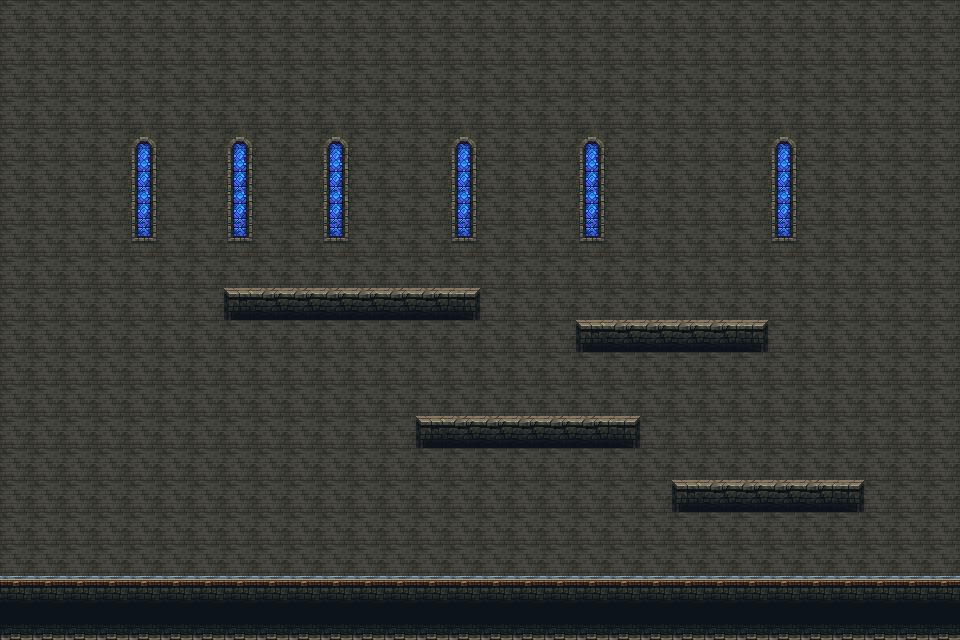

A 2D game scene composited from a Tiled map and its tileset images. What follows is a short description and the map's XML, with every tile layer's data as written:
An orthogonal 30x20 tile map with 32x32 px tiles, 1 tile layer (Tile Layer 1) and 5 objects.

<map version="1.10" tiledversion="1.11.0" orientation="orthogonal" renderorder="right-down" width="30" height="20" tilewidth="32" tileheight="32" infinite="0" nextlayerid="3" nextobjectid="7">
 <tileset firstgid="1" source="iglesia.tsx" />
 <layer id="1" name="Tile Layer 1" width="30" height="20">
  <data encoding="csv">
74,74,74,74,74,74,74,74,74,74,74,74,74,74,74,74,74,74,74,74,74,74,74,74,74,74,74,74,74,74,
74,74,74,74,74,74,74,74,74,74,74,74,74,74,74,74,74,74,74,74,74,74,74,74,74,74,74,74,74,74,
74,74,74,74,74,74,74,74,74,74,74,74,74,74,74,74,74,74,74,74,74,74,74,74,74,74,74,74,74,74,
74,74,74,74,74,74,74,74,74,74,74,74,74,74,74,74,74,74,74,74,74,74,74,74,74,74,74,74,74,74,
74,74,74,74,31,74,74,31,74,74,31,74,74,74,31,74,74,74,31,74,74,74,74,74,31,74,74,74,74,74,
74,74,74,74,208,74,74,208,74,74,208,74,74,74,208,74,74,74,208,74,74,74,74,74,208,74,74,74,74,74,
74,74,74,74,208,74,74,208,74,74,208,74,74,74,208,74,74,74,208,74,74,74,74,74,208,74,74,74,74,74,
74,74,74,74,213,74,74,213,74,74,213,74,74,74,213,74,74,74,213,74,74,74,74,74,213,74,74,74,74,74,
74,74,74,74,74,74,74,74,74,74,74,74,74,74,74,74,74,74,74,74,74,74,74,74,74,74,74,74,74,74,
74,74,74,74,74,74,74,4,11,11,11,11,11,11,224,74,74,74,74,74,74,74,74,74,74,74,74,74,74,74,
74,74,74,74,74,74,74,74,74,74,74,74,74,74,74,74,74,74,4,11,11,11,11,224,74,74,74,74,74,74,
74,74,74,74,74,74,74,74,74,74,74,74,74,74,74,74,74,74,74,74,74,74,74,74,74,74,74,74,74,74,
74,74,74,74,74,74,74,74,74,74,74,74,74,74,74,74,74,74,74,74,74,74,74,74,74,74,74,74,74,74,
74,74,74,74,74,74,74,74,74,74,74,74,74,4,11,11,11,11,11,224,74,74,74,74,74,74,74,74,74,74,
74,74,74,74,74,74,74,74,74,74,74,74,74,74,74,74,74,74,74,74,74,74,74,74,74,74,74,74,74,74,
74,74,74,74,74,74,74,74,74,74,74,74,74,74,74,74,74,74,74,74,74,4,11,11,11,11,224,74,74,74,
74,74,74,74,74,74,74,74,74,74,74,74,74,74,74,74,74,74,74,74,74,74,74,74,74,74,74,74,74,74,
74,74,74,74,74,74,74,74,74,74,74,74,74,74,74,74,74,74,74,74,74,74,74,74,74,74,74,74,74,74,
206,206,206,206,206,206,206,206,206,206,206,206,206,206,206,206,206,206,206,206,206,206,206,206,206,206,206,206,206,206,
200,200,200,200,200,200,200,200,200,200,200,200,200,200,200,200,200,200,200,200,200,200,200,200,200,200,200,200,200,200
</data>
 </layer>
 <objectgroup id="2" name="colisiones">
  <object id="2" x="223" y="288" width="256" height="32" />
  <object id="3" x="2.66667" y="569.333" width="957.333" height="38.6667" />
  <object id="4" x="576" y="318.667" width="191.333" height="32.6667" />
  <object id="5" x="672" y="477.333" width="191.333" height="34" />
  <object id="6" x="414.667" y="416" width="224" height="28.6667" />
 </objectgroup>
</map>
